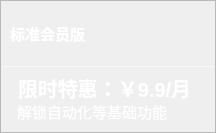
                      <widget class="QFrame" name="frame_top2">
                       <property name="minimumSize">
                        <size>
                         <width>216</width>
                         <height>133</height>
                        </size>
                       </property>
                       <property name="maximumSize">
                        <size>
                         <width>16777215</width>
                         <height>150</height>
                        </size>
                       </property>
                       <property name="styleSheet">
                        <string notr="true">
QFrame#frame_top2{
color: rgb(255, 255, 255);
border-radius: 10px;
background-color: qradialgradient(cx:0, cy:0, radius:1, fx:0.1, fy:0.1, stop:0 rgb(253, 139, 133),  stop:1 rgb(248, 194, 152));
border: 1px outset rgb(252, 194, 149)
}
</string>
                       </property>
                       <property name="frameShape">
                        <enum>QFrame::StyledPanel</enum>
                       </property>
                       <property name="frameShadow">
                        <enum>QFrame::Raised</enum>
                       </property>
                       <layout class="QVBoxLayout" name="verticalLayout_7" stretch="1,4,1">
                        <property name="spacing">
                         <number>0</number>
                        </property>
                        <property name="leftMargin">
                         <number>0</number>
                        </property>
                        <property name="topMargin">
                         <number>0</number>
                        </property>
                        <property name="rightMargin">
                         <number>0</number>
                        </property>
                        <property name="bottomMargin">
                         <number>0</number>
                        </property>
                        <item>
                         <widget class="QFrame" name="frame_116">
                          <property name="styleSheet">
                           <string notr="true">background-color: transparent;
border:none</string>
                          </property>
                          <property name="frameShape">
                           <enum>QFrame::StyledPanel</enum>
                          </property>
                          <property name="frameShadow">
                           <enum>QFrame::Raised</enum>
                          </property>
                          <layout class="QHBoxLayout" name="horizontalLayout_9">
                           <item>
                            <widget class="QPushButton" name="base_pushButton">
                             <property name="minimumSize">
                              <size>
                               <width>0</width>
                               <height>24</height>
                              </size>
                             </property>
                             <property name="maximumSize">
                              <size>
                               <width>41677</width>
                               <height>48</height>
                              </size>
                             </property>
                             <property name="font">
                              <font>
                               <pointsize>11</pointsize>
                               <bold>true</bold>
                              </font>
                             </property>
                             <property name="cursor">
                              <cursorShape>PointingHandCursor</cursorShape>
                             </property>
                             <property name="styleSheet">
                              <string notr="true">QPushButton{
	color: rgb(255, 255, 255);
text-align:left;

	border:0px outset rgb(255, 255, 255);
	border-radius:8px;
}
QPushButton:hover {

border:2px outset rgba(36, 36, 36,0);
}
QPushButton:pressed {

border:4px outset rgba(36, 36, 36,0);
}
</string>
                             </property>
                             <property name="text">
                              <string>标准会员版</string>
                             </property>
                             <property name="icon">
                              <iconset>
                               <normaloff>:/buttom_white/img/buttom_white/西装_clothes-suit.svg</normaloff>:/buttom_white/img/buttom_white/西装_clothes-suit.svg</iconset>
                             </property>
                            </widget>
                           </item>
                          </layout>
                         </widget>
                        </item>
                        <item>
                         <widget class="Line" name="line_7">
                          <property name="maximumSize">
                           <size>
                            <width>16777215</width>
                            <height>1</height>
                           </size>
                          </property>
                          <property name="styleSheet">
                           <string notr="true">background-color: rgba(255, 255, 255, 89);</string>
                          </property>
                          <property name="orientation">
                           <enum>Qt::Horizontal</enum>
                          </property>
                         </widget>
                        </item>
                        <item>
                         <widget class="QFrame" name="frame_117">
                          <property name="styleSheet">
                           <string notr="true">background-color: transparent;
border:none</string>
                          </property>
                          <property name="frameShape">
                           <enum>QFrame::StyledPanel</enum>
                          </property>
                          <property name="frameShadow">
                           <enum>QFrame::Raised</enum>
                          </property>
                          <layout class="QVBoxLayout" name="verticalLayout_43">
                           <property name="spacing">
                            <number>0</number>
                           </property>
                           <property name="leftMargin">
                            <number>0</number>
                           </property>
                           <property name="topMargin">
                            <number>0</number>
                           </property>
                           <property name="rightMargin">
                            <number>0</number>
                           </property>
                           <property name="bottomMargin">
                            <number>0</number>
                           </property>
                           <item alignment="Qt::AlignBottom">
                            <widget class="QLabel" name="label_8">
                             <property name="maximumSize">
                              <size>
                               <width>16777215</width>
                               <height>24</height>
                              </size>
                             </property>
                             <property name="font">
                              <font>
                               <pointsize>15</pointsize>
                               <bold>true</bold>
                              </font>
                             </property>
                             <property name="styleSheet">
                              <string notr="true">color: rgb(255, 255, 255);
padding-left:12px;</string>
                             </property>
                             <property name="text">
                              <string>限时特惠：￥9.9/月</string>
                             </property>
                             <property name="alignment">
                              <set>Qt::AlignLeading|Qt::AlignLeft|Qt::AlignVCenter</set>
                             </property>
                            </widget>
                           </item>
                           <item alignment="Qt::AlignTop">
                            <widget class="QLabel" name="label_84">
                             <property name="maximumSize">
                              <size>
                               <width>16777215</width>
                               <height>24</height>
                              </size>
                             </property>
                             <property name="font">
                              <font>
                               <pointsize>11</pointsize>
                               <underline>false</underline>
                              </font>
                             </property>
                             <property name="styleSheet">
                              <string notr="true">color: rgb(255, 255, 255);
padding-left:12px;</string>
                             </property>
                             <property name="text">
                              <string>解锁自动化等基础功能</string>
                             </property>
                             <property name="alignment">
                              <set>Qt::AlignLeading|Qt::AlignLeft|Qt::AlignVCenter</set>
                             </property>
                            </widget>
                           </item>
                          </layout>
                         </widget>
                        </item>
                       </layout>
                      </widget>
